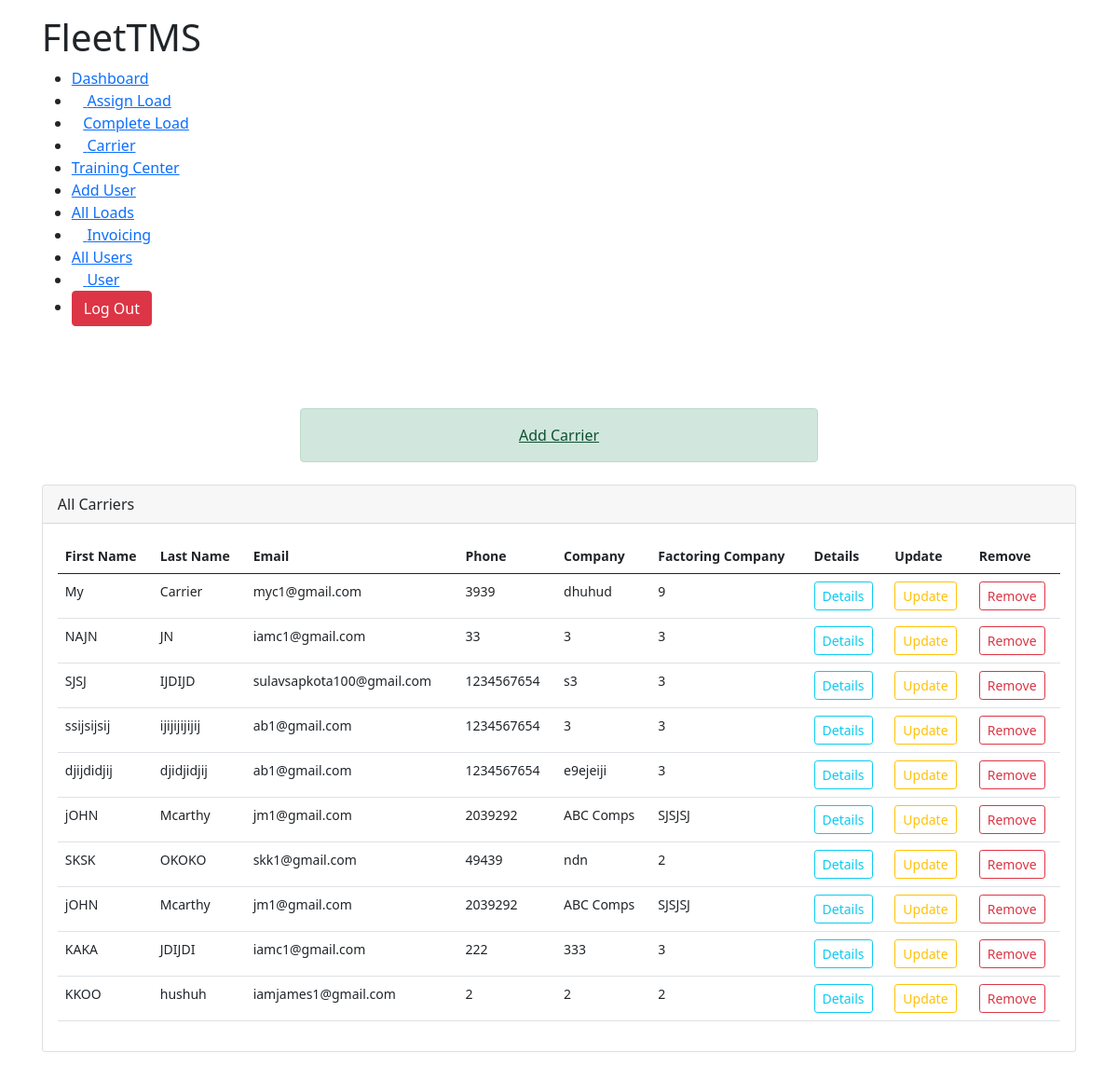
The app's page /all_carrier (signed in) with its own data.
### TMSTruck/models.py (models this page shows, shortened)
class Carrier(models.Model):
	user					= models.ForeignKey(Account,on_delete=models.CASCADE,null=True,blank=True)
	firstName 				= models.CharField(max_length=100,null=True)
	lastName				= models.CharField(max_length=100,null=True)
	company 				= models.CharField(max_length=100,null=True)
	email					= models.EmailField(max_length=100,null=True)
	phone					= models.IntegerField(null=True)
	mc_number 				= models.IntegerField(null=True)
	dot_number				= models.IntegerField(null=True)
	factoring_phone			= models.IntegerField(null=True)
	willing_states			= models.TextField(max_length=1000,null=True)
	carrier_status			= models.CharField(max_length=100,null=True)
	factoring_company		= models.CharField(max_length=100,null=True)
	mc_upload		 		= models.FileField(upload_to=carrierMcFiles,null=True)
	w9_upload 				= models.FileField(upload_to=carrierMcFiles,null=True)
	insurance				= models.FileField(upload_to=carrierMcFiles,null=True)
	costPerMile				= models.IntegerField(null=True)

### TMSTruck/decorators.py (the view)
        def wrapper(request, *args, **kwargs):
            group = None
            if request.user.groups.exists():
                group = request.user.groups.all()[0].name
            if group in allowed_roles:
                return view_func(request, *args, **kwargs)
            elif group == 'Trainee':
                return redirect("user")
            else:
                return HttpResponse("You are not authorized to visit this page. ")

### TMSTruck/views.py (called while the page is built)
@login_required(login_url="login")
@customRoles(allowed_roles=['Admin','Accounting','Hiring Manager', 'Logistics Manager'])
def all_carrier(request):
	acc = Account.objects.get(user=request.user)
	carriers = Carrier.objects.filter(user =acc)
	template = 'TMSTruck/carrier/all_carrier.html'
	group = request.user.groups.all()[0].name
	context = {
		'carriers':carriers,
		'group':group
	}
	return render(request,template,context)

### TMSTruck/templates/TMSTruck/carrier/all_carrier.html (shortened to what this page needs)
{% extends 'TMSTruck/base.html' %}
{% load static %}
{% block content %}
<!DOCTYPE html>
<html lang="en">
<head>
    <link rel="stylesheet" href="{% static 'css/dashboard.css' %}">
</head>
<body>
    <div class="main-body">
        {% if group == 'Accounting' %}
        {% include 'TMSTruck/navbars/accounting_navbar.html' %}
        {% elif group == 'Admin' %}
        {% include 'TMSTruck/navbars/admin_navbar.html' %}
        {% elif group == 'Hiring Manager' %}
        {% include 'TMSTruck/navbars/hiring_manager_navbar.html' %}
        {% elif group == 'Logistics Manager' %}
        {% include 'TMSTruck/navbars/logistics_manager.html' %}
        {% endif %}<br><br>
        <div class="col-md-6 mx-auto">
            <a style="display: flex; justify-content: center; "class="mb-4 alert alert-success" href="{% url 'add_carrier' %}">Add Carrier</a>
        </div>
        <div class="row">
            <div class="col-md-12">
                <div class="card">
                    <div class="card-header">All Carriers</div>
                    <div class="card-body">
                        <table class="table">
                            <thead>
                                <tr>
                                    <th scope="col">First Name</th>
                                    <th scope="col">Last Name</th>
                                    <th scope="col">Email</th>
                                    <th scope="col">Phone</th>
                                    <th scope="col">Company</th>
                                    <th scope="col">Factoring Company</th>
                                    <th scope="col">Details</th>
                                    <th scope="col">Update</th>
                                    <th scope="col">Remove</th>
                                </tr>
                            </thead>
                            <tbody>
                                {% for carrier in carriers %}
                                <tr>
                                    <td>{{carrier.firstName}}</td>
                                    <td>{{carrier.lastName}}</td>
                                    <td>{{carrier.email}}</td>
                                    <td>{{carrier.phone}}</td>
                                    <td>{{carrier.company}}</td>
                                    <td>{{carrier.factoring_company}}</td>
                                    <td><a href="{% url 'user_detail' carrier.id %}"><button class="btn btn-outline-info btn-sm">Details</button></a></td>
                                    <td><a href="{% url 'update_carrier' carrier.id %}"><button class="btn btn-outline-warning btn-sm">Update</button></a></td>
                                    <td><a href="{% url 'remove_carrier' carrier.id %}"><button class="btn btn-outline-danger btn-sm">Remove</button></a></td>
                                </tr>
                                {% endfor %}
                            </tbody>
                        </table>
                    </div>
                </div>
            </div>
        </div>
    </div>
</body>
</html>
{% endblock %}

### static/css/base.css (style rules this page uses)
* { padding: 0px; margin: 0px; }
.main-body { margin: 1rem 2.8rem; }

### TMSTruck/templates/TMSTruck/carrier/all_carrier.html (style rules this page uses)
table { font-size: 14px; }

### records on screen
Carrier: firstName "My", lastName "Carrier", email "myc1@gmail.com", phone "3939", company "dhuhud", factoring_company "9"
Carrier: firstName "NAJN", lastName "JN", email "iamc1@gmail.com", phone "33", company "3", factoring_company "3"
Carrier: firstName "SJSJ", lastName "IJDIJD", email "sulavsapkota100@gmail.com", phone "1234567654", company "s3", factoring_company "3"
Carrier: firstName "ssijsijsij", lastName "ijijijijijij", email "ab1@gmail.com", phone "1234567654", company "3", factoring_company "3"
Carrier: firstName "djijdidjij", lastName "djidjidjij", email "ab1@gmail.com", phone "1234567654", company "e9ejeiji", factoring_company "3"
Carrier: firstName "jOHN", lastName "Mcarthy", email "jm1@gmail.com", phone "2039292", company "ABC Comps", factoring_company "SJSJSJ"
Carrier: firstName "SKSK", lastName "OKOKO", email "skk1@gmail.com", phone "49439", company "ndn", factoring_company "2"
Carrier: firstName "jOHN", lastName "Mcarthy", email "jm1@gmail.com", phone "2039292", company "ABC Comps", factoring_company "SJSJSJ"
Carrier: firstName "KAKA", lastName "JDIJDI", email "iamc1@gmail.com", phone "222", company "333", factoring_company "3"
Carrier: firstName "KKOO", lastName "hushuh", email "iamjames1@gmail.com", phone "2", company "2", factoring_company "2"
